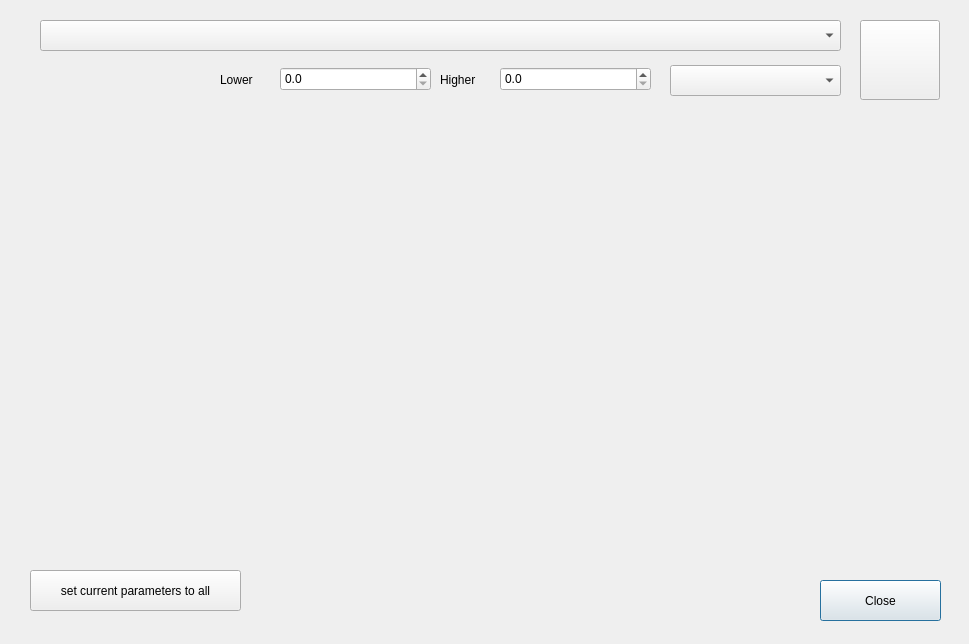
<?xml version="1.0" encoding="UTF-8"?>
<ui version="4.0">
 <class>Dialog</class>
 <widget class="QDialog" name="Dialog">
  <property name="geometry">
   <rect>
    <x>0</x>
    <y>0</y>
    <width>969</width>
    <height>644</height>
   </rect>
  </property>
  <property name="windowTitle">
   <string>Dialog</string>
  </property>
  <widget class="QPushButton" name="pushButton">
   <property name="geometry">
    <rect>
     <x>820</x>
     <y>580</y>
     <width>121</width>
     <height>41</height>
    </rect>
   </property>
   <property name="text">
    <string>Close</string>
   </property>
  </widget>
  <widget class="QWidget" name="widget" native="true">
   <property name="geometry">
    <rect>
     <x>30</x>
     <y>110</y>
     <width>901</width>
     <height>451</height>
    </rect>
   </property>
  </widget>
  <widget class="QComboBox" name="comboBox">
   <property name="geometry">
    <rect>
     <x>40</x>
     <y>20</y>
     <width>801</width>
     <height>31</height>
    </rect>
   </property>
  </widget>
  <widget class="QDoubleSpinBox" name="doubleSpinBox_LE">
   <property name="geometry">
    <rect>
     <x>280</x>
     <y>67</y>
     <width>151</width>
     <height>24</height>
    </rect>
   </property>
   <property name="decimals">
    <number>1</number>
   </property>
   <property name="maximum">
    <double>500000.000000000000000</double>
   </property>
  </widget>
  <widget class="QDoubleSpinBox" name="doubleSpinBox_HE">
   <property name="geometry">
    <rect>
     <x>500</x>
     <y>67</y>
     <width>151</width>
     <height>24</height>
    </rect>
   </property>
   <property name="decimals">
    <number>1</number>
   </property>
   <property name="maximum">
    <double>500000.000000000000000</double>
   </property>
  </widget>
  <widget class="QLabel" name="label">
   <property name="geometry">
    <rect>
     <x>220</x>
     <y>70</y>
     <width>51</width>
     <height>20</height>
    </rect>
   </property>
   <property name="text">
    <string>Lower</string>
   </property>
  </widget>
  <widget class="QLabel" name="label_2">
   <property name="geometry">
    <rect>
     <x>440</x>
     <y>70</y>
     <width>51</width>
     <height>20</height>
    </rect>
   </property>
   <property name="text">
    <string>Higher</string>
   </property>
  </widget>
  <widget class="QComboBox" name="comboBox_Ftype">
   <property name="geometry">
    <rect>
     <x>670</x>
     <y>65</y>
     <width>171</width>
     <height>31</height>
    </rect>
   </property>
  </widget>
  <widget class="QPushButton" name="pB_copy_for_all">
   <property name="geometry">
    <rect>
     <x>30</x>
     <y>570</y>
     <width>211</width>
     <height>41</height>
    </rect>
   </property>
   <property name="text">
    <string>set current parameters to all</string>
   </property>
  </widget>
  <widget class="QPushButton" name="pB_refresh">
   <property name="geometry">
    <rect>
     <x>860</x>
     <y>20</y>
     <width>80</width>
     <height>80</height>
    </rect>
   </property>
   <property name="text">
    <string/>
   </property>
   <property name="icon">
    <iconset>
     <normaloff>rotate360anticlockwise2red.png</normaloff>rotate360anticlockwise2red.png</iconset>
   </property>
   <property name="iconSize">
    <size>
     <width>48</width>
     <height>48</height>
    </size>
   </property>
  </widget>
 </widget>
 <resources/>
 <connections/>
</ui>
